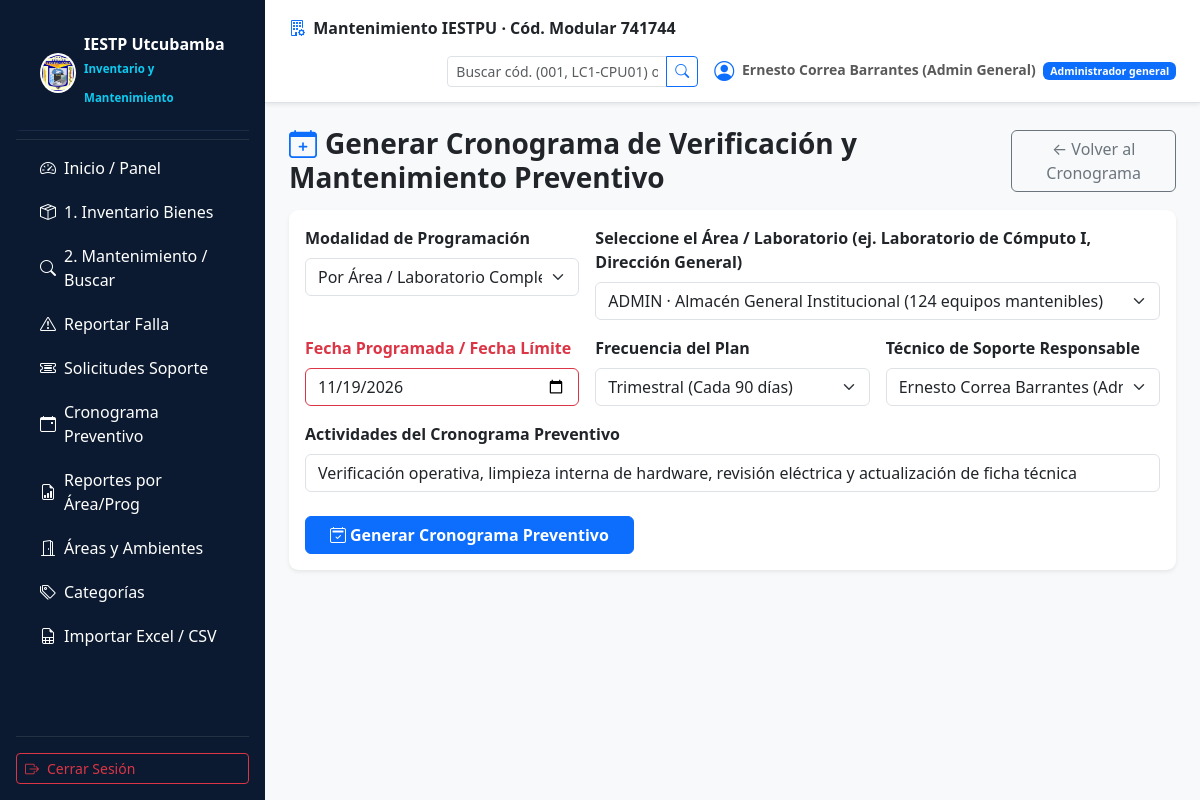
The page /admin/planes.php (signed in) on the database its author committed.
### tables this page shows
CREATE TABLE usuarios (
  id               INT UNSIGNED NOT NULL AUTO_INCREMENT,
  rol_id           TINYINT UNSIGNED NOT NULL,
  dni              CHAR(8)      NULL,
  nombres          VARCHAR(100) NOT NULL,
  apellidos        VARCHAR(100) NOT NULL,
  correo           VARCHAR(150) NOT NULL,
  telefono         VARCHAR(20)  NULL,
  password_hash    VARCHAR(255) NOT NULL,           
  debe_cambiar_clave TINYINT(1) NOT NULL DEFAULT 1,
  intentos_fallidos TINYINT UNSIGNED NOT NULL DEFAULT 0,
  bloqueado_hasta  DATETIME     NULL,
  ultimo_acceso    DATETIME     NULL,
  activo           TINYINT(1)   NOT NULL DEFAULT 1,
  creado_en        DATETIME     NOT NULL DEFAULT CURRENT_TIMESTAMP,
  actualizado_en   DATETIME     NOT NULL DEFAULT CURRENT_TIMESTAMP ON UPDATE CURRENT_TIMESTAMP,
  PRIMARY KEY (id),
  UNIQUE KEY uq_usuarios_correo (correo),
  UNIQUE KEY uq_usuarios_dni (dni),
  KEY ix_usuarios_rol (rol_id),
  CONSTRAINT fk_usuarios_rol FOREIGN KEY (rol_id) REFERENCES roles(id)
);

CREATE TABLE roles (
  id            TINYINT UNSIGNED NOT NULL AUTO_INCREMENT,
  codigo        VARCHAR(30)  NOT NULL,             
  nombre        VARCHAR(80)  NOT NULL,
  descripcion   VARCHAR(255) NULL,
  PRIMARY KEY (id),
  UNIQUE KEY uq_roles_codigo (codigo)
);

### includes/helpers.php (called while the page is built, shortened)
<?php
function e(mixed $v): string
{
    return htmlspecialchars((string) $v, ENT_QUOTES | ENT_SUBSTITUTE, 'UTF-8');
}
function url(string $ruta = ''): string
{
    return rtrim($GLOBALS['CFG']['app']['base_url'], '/') . '/' . ltrim($ruta, '/');
}

### includes/db.php (called while the page is built, shortened)
<?php
function db(): PDO
{
    static $pdo = null;
    if ($pdo instanceof PDO) {
        return $pdo;
    }
    $c = $GLOBALS['CFG']['db'];
    $dsn = sprintf('mysql:host=%s;port=%d;dbname=%s;charset=%s', $c['host'], $c['puerto'], $c['nombre'], $c['charset']);
    try {
        $pdo = new PDO($dsn, $c['usuario'], $c['clave'], [
            PDO::ATTR_ERRMODE            => PDO::ERRMODE_EXCEPTION,
            PDO::ATTR_DEFAULT_FETCH_MODE => PDO::FETCH_ASSOC,
            PDO::ATTR_EMULATE_PREPARES   => false,
        ]);
        $pdo->exec("SET time_zone = '-05:00'");
    } catch (PDOException $e) {
        error_log('Error de conexión BD: ' . $e->getMessage());
        http_response_code(500);
        exit('No se pudo conectar con la base de datos.');
    }
    return $pdo;
}
function consulta(string $sql, array $params = []): PDOStatement
{
    $st = db()->prepare($sql);
    $st->execute($params);
    return $st;
}

### includes/auth.php (called while the page is built, shortened)
<?php
function usuario_actual(): ?array
{
    static $cache = null;
    if ($cache !== null && $cache['id'] === $_SESSION['uid']) {
        return $cache;
    }
    $u = consulta(
        'SELECT u.id, u.nombres, u.apellidos, u.correo, u.activo, u.debe_cambiar_clave, r.codigo AS rol, r.nombre AS rol_nombre
           FROM usuarios u JOIN roles r ON r.id = u.rol_id WHERE u.id = ?',
        [$_SESSION['uid']]
    )->fetch();
    return $u;
}
function requiere_login(): array
{
    $u = usuario_actual();
    $limite = $GLOBALS['CFG']['seguridad']['sesion_minutos'] * 60;
    return $u;
}
function requiere_rol(string ...$roles): array
{
    $u = requiere_login();
    return $u;
}
function programas_del_usuario(int $uid, string $rol): array
{
    if ($rol === 'admin_general') {
        return array_column(consulta('SELECT id FROM programas WHERE activo = 1')->fetchAll(), 'id');
    }
    return array_map('intval', array_column(
        consulta('SELECT programa_id FROM usuario_programa WHERE usuario_id = ?', [$uid])->fetchAll(),
        'programa_id'
    ));
}
function filtro_programas(string $columna, array $ids): array
{
    return [$columna . ' IN (' . implode(',', array_fill(0, count($ids), '?')) . ')', array_values($ids)];
}

### public/admin/planes.php (the view, shortened to what this page needs)
<?php
require dirname(__DIR__, 2) . '/includes/layout.php';
$u = requiere_rol('admin_general', 'admin_programa', 'tecnico');
$progs = programas_del_usuario((int) $u['id'], $u['rol']);
[$fA, $pA] = filtro_programas('a.programa_id', $progs);
$ambientes = consulta(
    "SELECT a.id, a.nombre, pr.codigo AS programa,
            (SELECT COUNT(*) FROM equipos e WHERE e.ambiente_id = a.id AND e.requiere_mantenimiento = 1) AS n_mant
       FROM ambientes a JOIN programas pr ON pr.id = a.programa_id
      WHERE a.activo = 1 AND $fA ORDER BY pr.codigo, a.nombre",
    $pA
)->fetchAll();
$tecnicos = consulta("SELECT u.id, u.nombres, u.apellidos FROM usuarios u JOIN roles r ON r.id = u.rol_id AND r.codigo IN ('tecnico','admin_general') WHERE u.activo = 1")->fetchAll();
cabecera('Programar Cronograma Preventivo', $u);
?>
<div class="d-flex justify-content-between align-items-center mb-3">
  <h1 class="h3 fw-bold mb-0"><i class="bi bi-calendar-plus text-primary me-2"></i>Generar Cronograma de Verificación y Mantenimiento Preventivo</h1>
  <a class="btn btn-outline-secondary" href="<?= e(url('admin/cronograma.php')) ?>">← Volver al Cronograma</a>
</div>
<form method="post" class="card card-body shadow-sm border-0">
  <div class="row g-3">
    <div class="col-md-4">
      <label class="form-label fw-semibold">Modalidad de Programación</label>
      <select class="form-select" name="modo" id="modo_prog" onchange="document.getElementById('box_amb').style.display = this.value==='ambiente'?'block':'none'; document.getElementById('box_eq').style.display = this.value==='equipo'?'block':'none';">
        <option value="ambiente">Por Área / Laboratorio Completo (En lote)</option>
      </select>
    </div>
    <div class="col-md-8" id="box_amb">
      <label class="form-label fw-semibold">Seleccione el Área / Laboratorio (ej. Laboratorio de Cómputo I, Dirección General)</label>
      <select class="form-select" name="ambiente_id">
        <?php foreach ($ambientes as $a): ?>
          <option value="<?= (int) $a['id'] ?>"><?= e($a['programa'] . ' · ' . $a['nombre'] . ' (' . $a['n_mant'] . ' equipos mantenibles)') ?></option>
        <?php endforeach; ?>
      </select>
    </div>
    <div class="col-md-4">
      <label class="form-label fw-semibold text-danger">Fecha Programada / Fecha Límite</label>
      <input type="date" class="form-control border-danger" name="fecha_programada" value="<?= e(date('Y-m-d', strtotime('+15 days'))) ?>" required>
    </div>
    <div class="col-md-4">
      <label class="form-label fw-semibold">Frecuencia del Plan</label>
      <select class="form-select" name="frecuencia">
        <option value="trimestral" selected>Trimestral (Cada 90 días)</option>
      </select>
    </div>
    <div class="col-md-4">
      <label class="form-label fw-semibold">Técnico de Soporte Responsable</label>
      <select class="form-select" name="tecnico_id">
        <?php foreach ($tecnicos as $t): ?>
          <option value="<?= (int) $t['id'] ?>"><?= e($t['nombres'] . ' ' . $t['apellidos']) ?></option>
        <?php endforeach; ?>
      </select>
    </div>
    <div class="col-12">
      <label class="form-label fw-semibold">Actividades del Cronograma Preventivo</label>
      <input class="form-control" name="descripcion" value="Verificación operativa, limpieza interna de hardware, revisión eléctrica y actualización de ficha técnica">
    </div>
  </div>
  <div class="mt-4">
    <button type="submit" class="btn btn-primary px-4 fw-bold"><i class="bi bi-calendar2-check me-1"></i>Generar Cronograma Preventivo</button>
  </div>
</form>
<?php pie();

### includes/layout.php (shortened to what this page needs)
<?php
function menu_para_rol(string $rol): array
{
    $m = ['Inicio / Panel' => ['ruta' => 'index.php', 'icono' => 'bi-speedometer2']];
    if ($rol === 'docente') {
        $m['Buscador de Bienes']    = ['ruta' => 'admin/buscar_equipo.php', 'icono' => 'bi-search'];
        $m['Reportar Falla']        = ['ruta' => 'docente/reportar.php', 'icono' => 'bi-exclamation-triangle'];
        $m['Mis Solicitudes']       = ['ruta' => 'docente/mis_solicitudes.php', 'icono' => 'bi-list-check'];
        $m['Cronograma Preventivo'] = ['ruta' => 'admin/cronograma.php', 'icono' => 'bi-calendar-event'];
    } else {
        $m['1. Inventario Bienes']  = ['ruta' => 'admin/equipos.php', 'icono' => 'bi-box-seam'];
        $m['2. Mantenimiento / Buscar'] = ['ruta' => 'admin/buscar_equipo.php', 'icono' => 'bi-search'];
        $m['Reportar Falla']        = ['ruta' => 'docente/reportar.php', 'icono' => 'bi-exclamation-triangle'];
        $m['Solicitudes Soporte']   = ['ruta' => 'admin/solicitudes.php', 'icono' => 'bi-ticket-detailed'];
        $m['Cronograma Preventivo'] = ['ruta' => 'admin/cronograma.php', 'icono' => 'bi-calendar-event'];
        $m['Reportes por Área/Prog']= ['ruta' => 'admin/reportes.php', 'icono' => 'bi-file-earmark-bar-graph'];
        $m['Áreas y Ambientes']     = ['ruta' => 'admin/ambientes.php', 'icono' => 'bi-door-open'];
        $m['Categorías']            = ['ruta' => 'admin/categorias.php', 'icono' => 'bi-tags'];
        $m['Importar Excel / CSV']  = ['ruta' => 'admin/importar_inventario.php', 'icono' => 'bi-file-earmark-spreadsheet'];
    }
    return $m;
}
function cabecera(string $titulo, ?array $u = null): void
{
    $app = $GLOBALS['CFG']['app']['nombre'];
    $pagina_actual = basename($_SERVER['SCRIPT_NAME']);
    ?>
<!doctype html>
<html lang="es">
<head>
  <link href="https://cdn.jsdelivr.net/npm/bootstrap@5.3.3/dist/css/bootstrap.min.css" rel="stylesheet">
  <link rel="stylesheet" href="https://cdn.jsdelivr.net/npm/bootstrap-icons@1.11.1/font/bootstrap-icons.css">
  <link href="<?= e(url('assets/css/app.css')) ?>" rel="stylesheet">
</head>
<body class="bg-light">
<?php if ($u): ?>
<div class="d-flex">
  <aside class="sidebar d-none d-md-flex flex-column flex-shrink-0 p-3 text-white" style="width: 265px;">
    <a href="<?= e(url('index.php')) ?>" class="d-flex align-items-center mb-3 mb-md-0 me-md-auto text-white text-decoration-none gap-2 brand">
      <img src="<?= e(url('assets/img/logo-iestp.png')) ?>" alt="Logo" style="width: 40px; height: 40px; border-radius: 50%; background: white; padding: 2px;">
      <div>
        <div class="fs-6 fw-bold lh-1">IESTP Utcubamba</div>
        <small class="text-info" style="font-size: 0.72rem;">Inventario y Mantenimiento</small>
      </div>
    </a>
    <hr class="text-secondary my-2">
    <ul class="nav nav-pills flex-column mb-auto gap-1">
      <?php foreach (menu_para_rol($u['rol']) as $txt => $item): ?>
        <li class="nav-item">
          <a href="<?= e(url($item['ruta'])) ?>" class="nav-link text-white d-flex align-items-center gap-2 py-2 <?= $pagina_actual === basename($item['ruta']) ? 'active' : '' ?>">
            <i class="bi <?= e($item['icono']) ?>"></i>
            <span><?= e($txt) ?></span>
          </a>
        </li>
      <?php endforeach; ?>
    </ul>
    <hr class="text-secondary">
    <form method="post" action="<?= e(url('logout.php')) ?>">
      <button class="btn btn-outline-danger btn-sm w-100 text-start d-flex align-items-center gap-2" type="submit">
        <i class="bi bi-box-arrow-right"></i> Cerrar Sesión
      </button>
    </form>
  </aside>
  <div class="flex-grow-1 min-vh-100 d-flex flex-column">
    <nav class="navbar navbar-light bg-white border-bottom px-4 py-2 shadow-sm no-print">
      <div class="container-fluid px-0">
        <span class="navbar-text fw-bold text-dark d-none d-md-block">
          <i class="bi bi-building-gear text-primary me-1"></i> <?= e($app) ?> · Cód. Modular 741744
        </span>
        <div class="d-flex align-items-center gap-3 ms-auto">
          <form method="get" action="<?= e(url('admin/buscar_equipo.php')) ?>" class="d-none d-lg-flex">
            <div class="input-group input-group-sm">
              <input class="form-control" name="q" placeholder="Buscar cód. (001, LC1-CPU01) o serie…">
              <button class="btn btn-outline-primary" type="submit"><i class="bi bi-search"></i></button>
            </div>
          </form>
          <span class="navbar-text small">
            <i class="bi bi-person-circle fs-5 align-middle me-1 text-primary"></i>
            <strong><?= e($u['nombres'] . ' ' . $u['apellidos']) ?></strong>
            <span class="badge bg-primary ms-1"><?= e($u['rol_nombre']) ?></span>
          </span>
        </div>
      </div>
    </nav>
    <main class="container-fluid py-4 px-4 flex-grow-1">
<?php else: ?>
    <main class="container py-4">
<?php endif; ?>
<?php
}
function pie(): void
{
    ?>
    </main>
<?php if (isset($_SESSION['uid'])): ?>
  </div>
</div>
<?php endif; ?>
</body>
</html>
<?php
}

### public/assets/css/app.css (style rules this page uses)
.card { border-radius: .6rem; }
body { background-color: #f8f9fa; }
.sidebar { min-height: 100vh; background-color: #0b1a30; color: white; }
.sidebar a { color: #b0c4de; text-decoration: none; padding: 12px 20px; display: block; border-left: 4px solid transparent; }
.sidebar .brand { padding: 20px; font-size: 1.2rem; font-weight: bold; border-bottom: 1px solid #1a2b48; display: flex; align-items: center; gap: 10px; }

### rows shown on the page
usuarios: nombres+apellidos "Ernesto Correa Barrantes (Admin General)", rol.nombre "Administrador general"

### other values the page prints
$txt "Inicio / Panel"
$txt "1. Inventario Bienes"
$txt "2. Mantenimiento / Buscar"
$txt "Reportar Falla"
$txt "Solicitudes Soporte"
$txt "Cronograma Preventivo"
$txt "Reportes por Área/Prog"
$txt "Áreas y Ambientes"
$txt "Categorías"
$txt "Importar Excel / CSV"
$app "Mantenimiento IESTPU"
form field ambiente_id "ADMIN · Almacén General Institucional (124 equipos mantenibles)"
form field tecnico_id "Ernesto Correa Barrantes (Admin General)"
